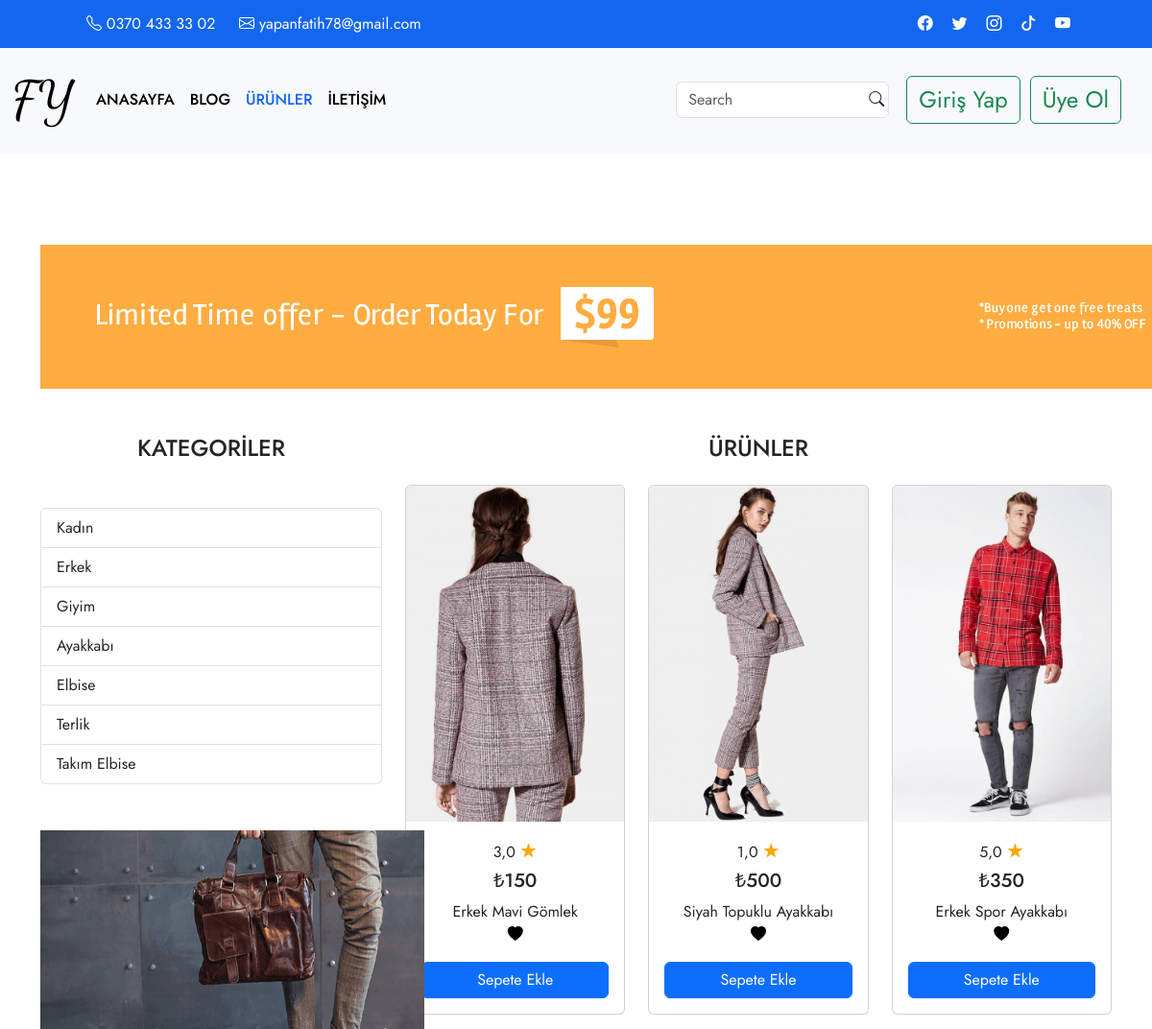
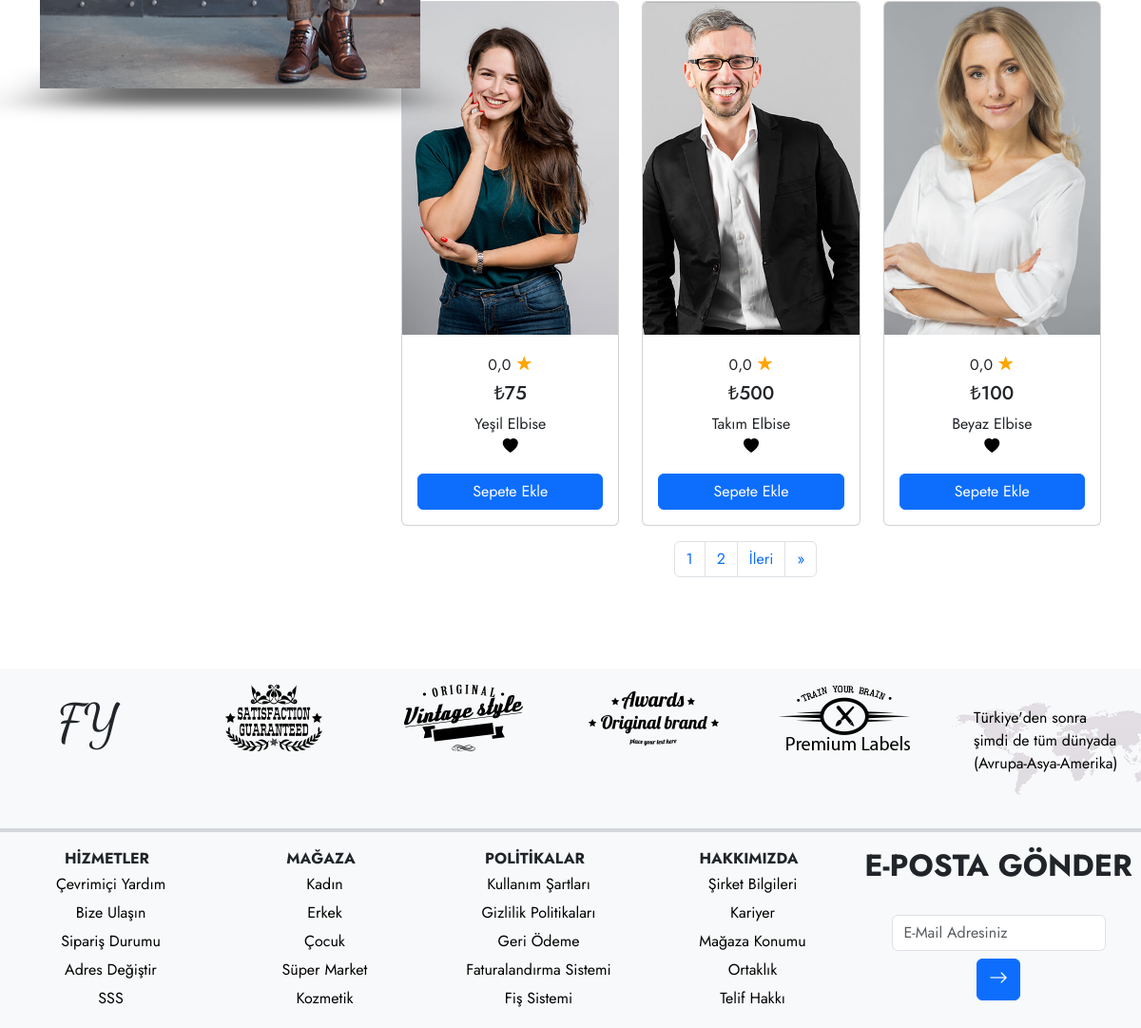
The app's page /magaza/ with its own data (2 pictures, top to bottom).
### appBitirme/models.py (models this page shows, shortened)
class Category(models.Model):
    category = models.CharField(("Kategori"), max_length=50)
    slug = models.SlugField(blank=True, null=True)

class Card(models.Model):
    user = models.ForeignKey(User, verbose_name=("Kullanıcı"), on_delete=models.CASCADE, null=True)
    title = models.CharField(("Ürün Adı"),max_length=50)
    text = models.TextField(("Ürün Özellikleri"), null=True , max_length=1000)
    price = models.IntegerField(("Ürün Fiyatı"))
    image = models.FileField(("Ürün Resmi"), upload_to='', max_length=100)
    slug = models.SlugField(blank=True, null=True, unique=True, db_index=True)
    categorys = models.ManyToManyField(Category, verbose_name=("category"))
    stars = models.FloatField(("Puan"),null=True, default=0)

### appBitirme/views.py (the view, shortened to what this page needs)
# urls.py: path('magaza/', magaza, name='magaza'),
def magaza(request):
    card = Card.objects.all()
    categorys = Category.objects.all()
    paginator = Paginator(card, 6)
    page_number = request.GET.get('page')
    card = paginator.get_page(page_number)
    context={
        'card':card,
        'categorys':categorys,
        'urunAdet':urunAdet(request),
    }
    return render(request, 'magaza.html', context)

### appBitirme/views.py (called while the page is built)
def urunAdet(request):
    if request.user.is_authenticated:
        return SepetUrun.objects.filter(user=request.user)
    else:
        return None

### appBitirme/templates/magaza.html (shortened to what this page needs)
{% extends 'base.html' %}
{% load static %}
{% block content %}
     <div class="container content mt-5">
        <div class="row">
          <a href="#"><img src="{% static 'img/Banner/advertisement.jpg' %}" alt="banner" class="my-5 d-xl-block d-none m-auto"></a>
          <div class="col-md-4">
            <h4 class="text-center">KATEGORİLER</h4>
            <div class="list-group mt-5">
              {% for i in categorys %}
            <a href="{% url 'kategori' i.slug %}" class="list-group-item list-group-item-action" aria-current="true">{{ i.category }}</a>
            {% endfor %}
          </div>
    <div class="swiper mySwiper d-xl-block d-none mt-5">
        <div class="swiper-wrapper">
          <div class="swiper-slide">
          </div>
          <div class="swiper-slide">
            <img src="{% static 'img/campaigns/banner2.png' %}" alt="resim">
          </div>
          <div class="swiper-slide">
          </div>
          <div class="swiper-slide">
          </div>
        </div>
      </div>
    </div>
      <div class="col-md-8 mb-5">
            <h4 class="text-center">ÜRÜNLER</h4>
          <div class="row gy-3 mt-1">
              {% for i in card %}
              <div class="col-md-6 col-lg-4">
                <div class="card kart text-center" style="width: 100%;">
                  {% if i.image %}
                  <a href="{% url 'detail' i.slug %}"><img src="{{ i.image.url }}" class="card-img-top" alt="resim"></a>
                  {% else %}
                  <a href="{% url 'detail' i.slug %}"><img src="{% static 'img/default-profil/defaultProfil.webp' %}" class="card-img-top" alt="resim"></a>
                  {% endif %}
                  <div class="card-body d-flex flex-column h-100">
                    <p class="mb-1">{{ i.stars }} <span class="star-full">☆</span></p>
                    <h5 class="card-title">₺{{ i.price }}</h5>
                    <a href="{% url 'detail' i.slug %}" class="text-decoration-none text-dark">{{ i.title }}</a>
                      <button type="submit" name="submit" value="favoriButon" class="border-0 bg-transparent"><i class="bi bi-heart-fill"></i></button>
                    <form method="POST">
                    {% if request.user.is_authenticated %}
                    <input type="hidden" name="urid" value="{{ i.id }}">
                    <button type="submit" name="submit" value="sepetButon" class="btn btn-primary mt-3 w-100">Sepete Ekle</button>
                    {% else %}
                    <a href="{% url 'uyelik' %}" class="btn btn-primary mt-3 w-100">Sepete Ekle</a>
                    {% endif %}
                    </form>
                  </div>
                </div>
              </div>
              {% endfor %}
              <div class="pagination justify-content-center">
                    <nav aria-label="Page navigation example">
                      <ul class="pagination m-auto">
                        <li class="page-item"><a class="page-link" href="?page={{ card.number }}">{{ card.number }}</a></li>
                        {% if card.has_next %}
                        <li class="page-item"><a class="page-link" href="?page={{ card.number|add:'2' }}">{{ card.number|add:'1' }}</a></li>
                        <li class="page-item"><a class="page-link" href="?page={{ card.next_page_number }}">İleri</a></li>
                        <li class="page-item">
                          <a class="page-link" href="?page={{ card.paginator.num_pages }}" aria-label="Next">
                            <span aria-hidden="true">&raquo;</span>
                          </a>
                        </li>
                        {% endif %}
                      </ul>
                    </nav>
              </div>
        </div>
      </div>
  </div>
</div>
{% endblock content %}

### appBitirme/static/css/index/index.css (style rules this page uses)
* { margin: 0; padding: 0; box-sizing: border-box; font-family: 'Jost', sans-serif; }
.kart img { height: 350px; object-fit: cover; }

### appBitirme/templates/magaza.html (style rules this page uses)
.swiper { margin-top: 50px; width: 400px; height: 300px; }
.mySwiper .swiper-slide img { display: block; width: 100%; height: 100%; }
.star-full { position: relative; width: 35px; font-size: 20px !important; color: orange; cursor: pointer; }
.star-full::before { content: "\2605"; position: absolute; opacity: 1 }

### records on screen
Category: category "Kadın"
Category: category "Erkek"
Category: category "Giyim"
Category: category "Ayakkabı"
Category: category "Elbise"
Category: category "Terlik"
Category: category "Takım Elbise"
Card: image (picture), stars "3,0", price "150", title "Erkek Mavi Gömlek"
Card: image (picture), stars "1,0", price "500", title "Siyah Topuklu Ayakkabı"
Card: image (picture), stars "5,0", price "350", title "Erkek Spor Ayakkabı"
Card: image (picture), stars "0,0", price "75", title "Yeşil Elbise"
Card: image (picture), stars "0,0", price "500", title "Takım Elbise"
Card: image (picture), stars "0,0", price "100", title "Beyaz Elbise"

### other values on screen
{{ card.number }} "1"
{{ card.number|add:'1' }} "2"
